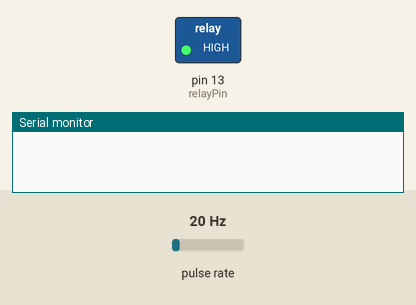
Simulated run of this sketch. Board: Arduino Uno, built with avr-gcc and run on an emulated ATmega328P. Parts: switched loads named in the sketch (green lamp = pin HIGH), the last lines printed to the serial monitor. Wiring (inferred from the names in the program): pulse sensor: data pin 2. The inputs (shaded band) are chosen by the test bench; at power-on: pulse rate 20 Hz.

Above: at 0.1 s.
At 1.1 s:
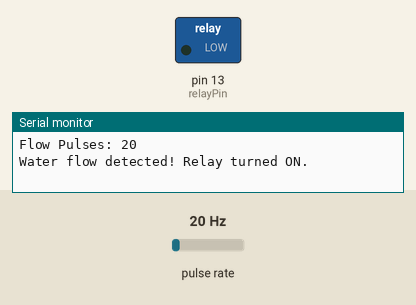
Timing chart, 0 to 2.6 s (numbered marks = the images above):
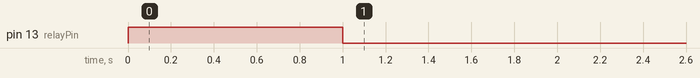

Measured:
- by itself, pin 13 (relayPin): HIGH → LOW at 1.0 s

The sketch:

sketch_sep20a.ino
```cpp
// Pin Definitions
const int relayPin = 13;         // Relay control pin
const int flowSensorPin = 2;    // Water flow sensor pin (must be interrupt capable)

// Variables
volatile int flowPulseCount = 0;
unsigned long lastCheckTime = 0;
const unsigned long checkInterval = 1000; // 1 second

void setup() {
  pinMode(relayPin, OUTPUT);
  pinMode(flowSensorPin, INPUT_PULLUP);  // Ensure stable input

  digitalWrite(relayPin, HIGH);  // Relay initially OFF

  attachInterrupt(digitalPinToInterrupt(flowSensorPin), countPulse, RISING);

  Serial.begin(9600);
}

void loop() {
  unsigned long currentTime = millis();

  if (currentTime - lastCheckTime >= checkInterval) {
    lastCheckTime = currentTime;

    Serial.print("Flow Pulses: ");
    Serial.println(flowPulseCount);

    if (flowPulseCount > 0) {
      // Water flow detected, turn ON relay
      digitalWrite(relayPin, LOW);
      Serial.println("Water flow detected! Relay turned ON.");
    } else {
      // No water flow, turn OFF relay (optional)
      digitalWrite(relayPin, HIGH);
      Serial.println("No flow. Relay turned OFF.");
    }

    // Reset the pulse count for the next interval
    flowPulseCount = 0;
  }
}

void countPulse() {
  flowPulseCount++;
}
```
